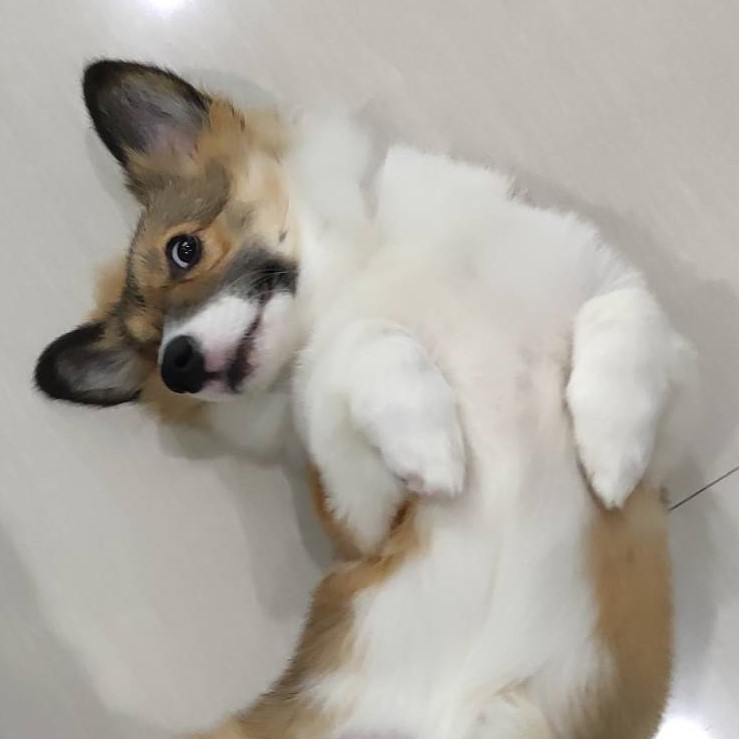
#> input picture 1/odi.jpg, 739 x 739 px
$ python main.py
#> lines starting #> are read from the running program, lines starting #| are printed output that depends on the picture
import cv2

image = cv2.imread("odi.jpg")
#> image is the input picture: shape (739, 739, 3); mean B, G, R 160.7, 168.8, 173.8

cv2.imshow("Image", image)
cv2.waitKey(0)
cv2.destroyAllWindows()

height, width, _ = image.shape
#> height = 739; width = 739
image[:, width//2:] = (0, 255, 255)
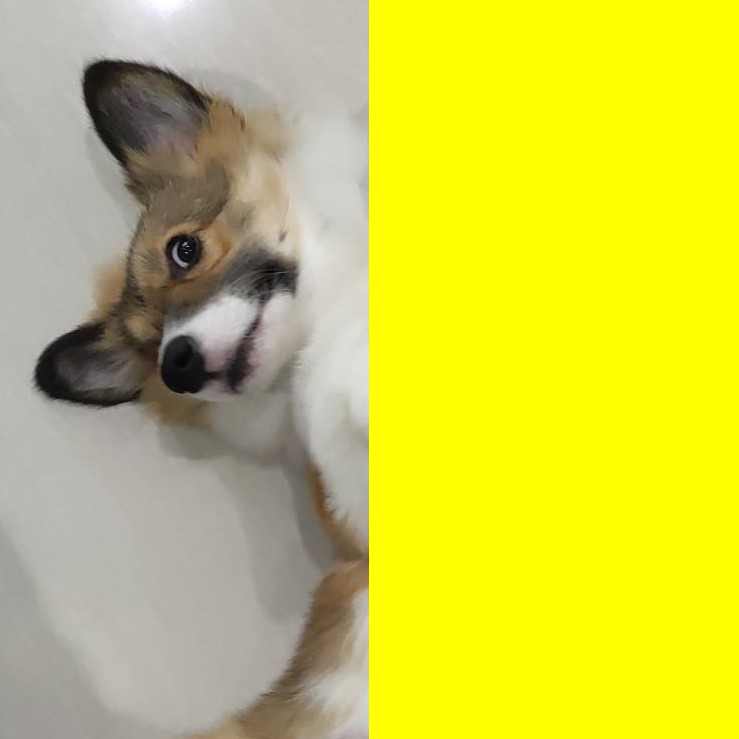
#> image: shape (739, 739, 3); mean B, G, R 72.9, 204.8, 207.5

cv2.imwrite("modified_odi.jpg", image)
